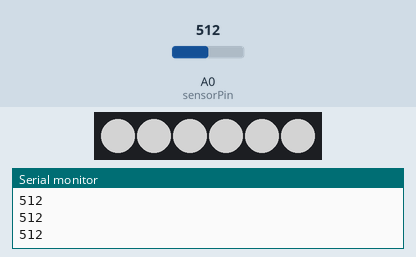
A sketch run on a simulated Arduino Uno, built with avr-gcc and run on an emulated ATmega328P. On the bench: 6 RGB LEDs in strip order, left to right, the last lines printed to the serial monitor. The test bench sets the inputs (shaded band); at power-on: A0 (sensorPin) = 512. Dim RGB values are drawn brighter than linear.

Above: at 1.2 s.
1.3 s: A0 (sensorPin) set to 0
At 2.1 s:
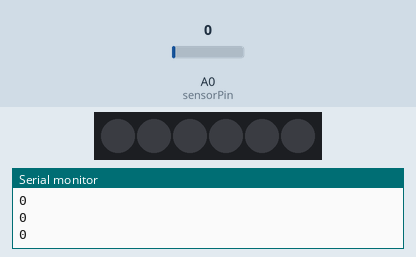
2.8 s: A0 (sensorPin) set to 122
At 3.7 s:
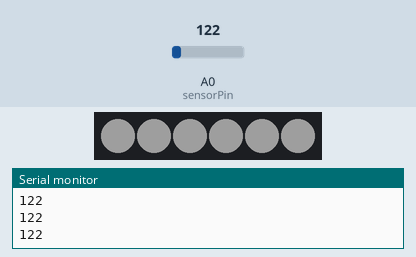
4.3 s: A0 (sensorPin) set to 306
At 5.2 s:
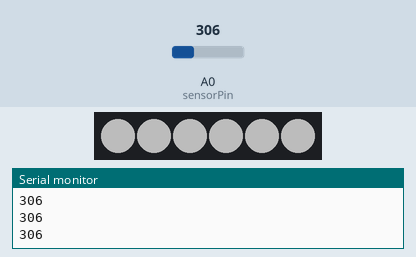
Timing chart, 0 to 7.3 s (numbered marks = the images above; inputs shaded):
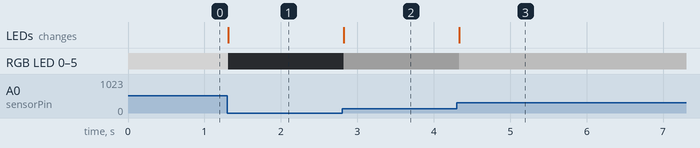

Measured:
- after the input at 1.3 s, RGB LED 0–5: RGB(127, 127, 127) → off at once; the LEDs: change at once (image 1)
- after the input at 2.8 s, RGB LED 0–5: off → RGB(30, 30, 30) at once; the LEDs: change at once (image 2)
- after the input at 4.3 s, RGB LED 0–5: RGB(30, 30, 30) → RGB(76, 76, 76) at once; the LEDs: change at once (image 3)

The sketch:

ldr_led_victor1.ino
```cpp
#include <Adafruit_NeoPixel.h>

#define PIN 6        // Pino de dados da faixa NeoPixel
#define NUMPIXELS 6  // Quantidade de LEDs

Adafruit_NeoPixel pixels(NUMPIXELS, PIN, NEO_GRB + NEO_KHZ800);

int sensorPin = A0;
int valorLuz = 0;
int brilho = 0;

void setup() {
  pixels.begin();
  Serial.begin(9600);
}

void loop() {
  valorLuz = analogRead(sensorPin);
  Serial.println(valorLuz);

  // Converte leitura (0-1023) para brilho (0-255)
  brilho = map(valorLuz, 0, 1023, 0, 255);

  // Aplica o brilho em todos os LEDs
  for (int i = 0; i < NUMPIXELS; i++) {
    pixels.setPixelColor(i, pixels.Color(brilho, brilho, brilho)); // Branco com intensidade variável
  }
  pixels.show();

  delay(100);
}
```
